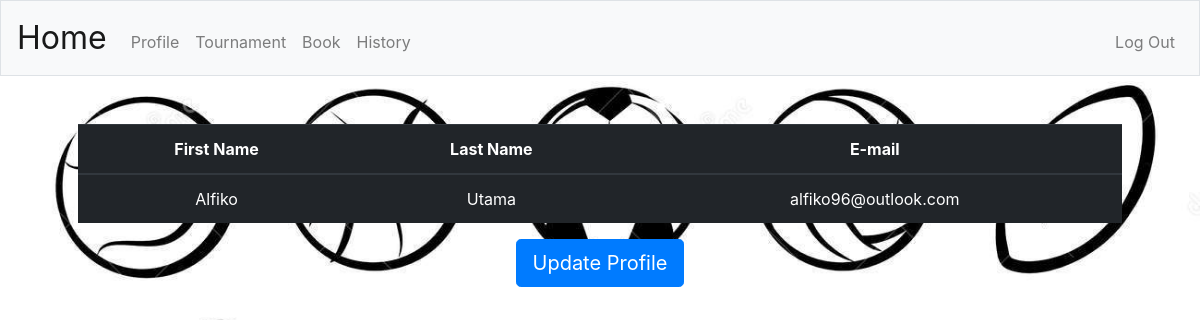
Screenshot of /profile (signed in) with the database file from the repository.
### tables this page shows
CREATE TABLE 'users' ('id' INTEGER PRIMARY KEY AUTOINCREMENT NOT NULL, 'username' TEXT NOT NULL, 'hash' TEXT NOT NULL,'first_name' TEXT NOT NULL, 'last_name' TEXT NOT NULL, 'email' VARCHAR(255), 'date_joined' DATETIME NOT NULL DEFAULT CURRENT_TIMESTAMP);

### application.py (the view)
@app.route("/profile")
@login_required
def profile():
      identity = db.execute(
        "SELECT first_name, last_name, email FROM users WHERE id = :user_id", user_id=session["user_id"])
      fname = identity[0]["first_name"]
      lname = identity[0]["last_name"]
      email = identity[0]["email"]
      return render_template("profile.html", fname=fname, lname=lname, email=email)

### application.py (called while the page is built)
@app.after_request
def after_request(response):
    response.headers["Cache-Control"] = "no-cache, no-store, must-revalidate"
    response.headers["Expires"] = 0
    response.headers["Pragma"] = "no-cache"
    return response

### helpers.py (called while the page is built)
def login_required(f):
    @wraps(f)
    def decorated_function(*args, **kwargs):
        if session.get("user_id") is None:
            return redirect("/login")
        return f(*args, **kwargs)
    return decorated_function

### templates/profile.html (shortened to what this page needs)
{% extends "layout.html" %}
{% block main %}
    <table class="table table-dark">
        <thead>
            <tr>
                <th>First Name</th>
                <th>Last Name</th>
                <th>E-mail</th>
            </tr>
        </thead>
        <tbody>
                <tr>
                    <td>{{ fname }}</td>
                    <td>{{ lname }}</td>
                    <td>{{ email }}</td>
                </tr>
        </tbody>
    </table>
    <a class="btn btn-primary btn-lg" href="/update" role="button">Update Profile</a>
{% endblock %}

### static/styles.css (style rules this page uses)
body { background-image: url(sports.jpg); background-size: cover; background-attachment: fixed; }

### rows the page displays
users: first_name "Alfiko", last_name "Utama", email "alfiko96@outlook.com"
